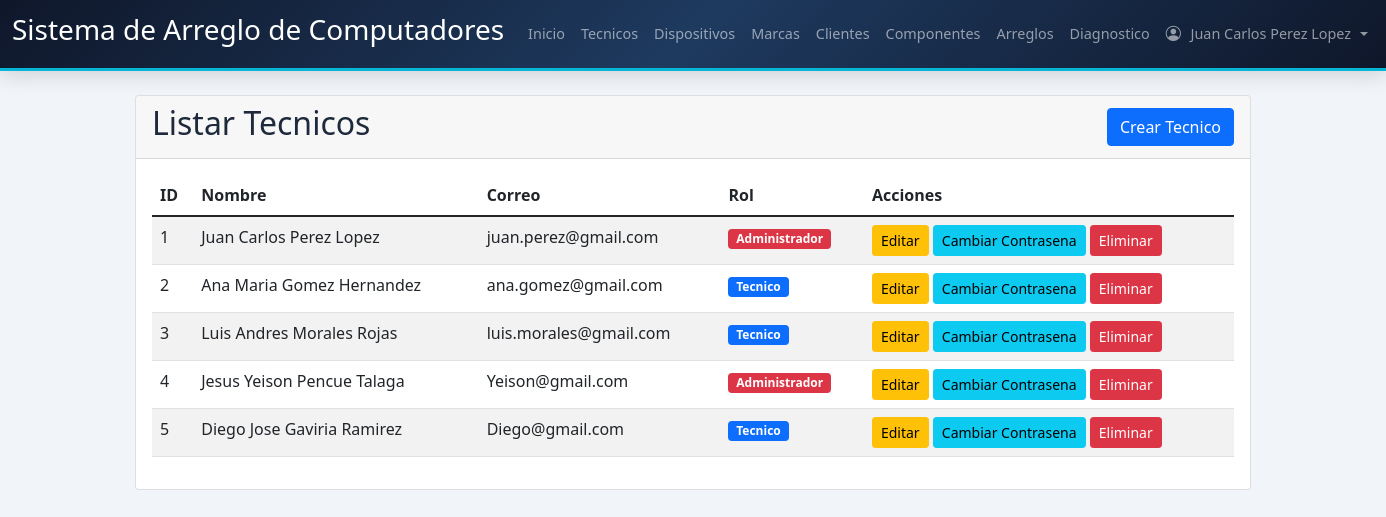
The app's page /Codigo/tecnicos.php (signed in), older data.
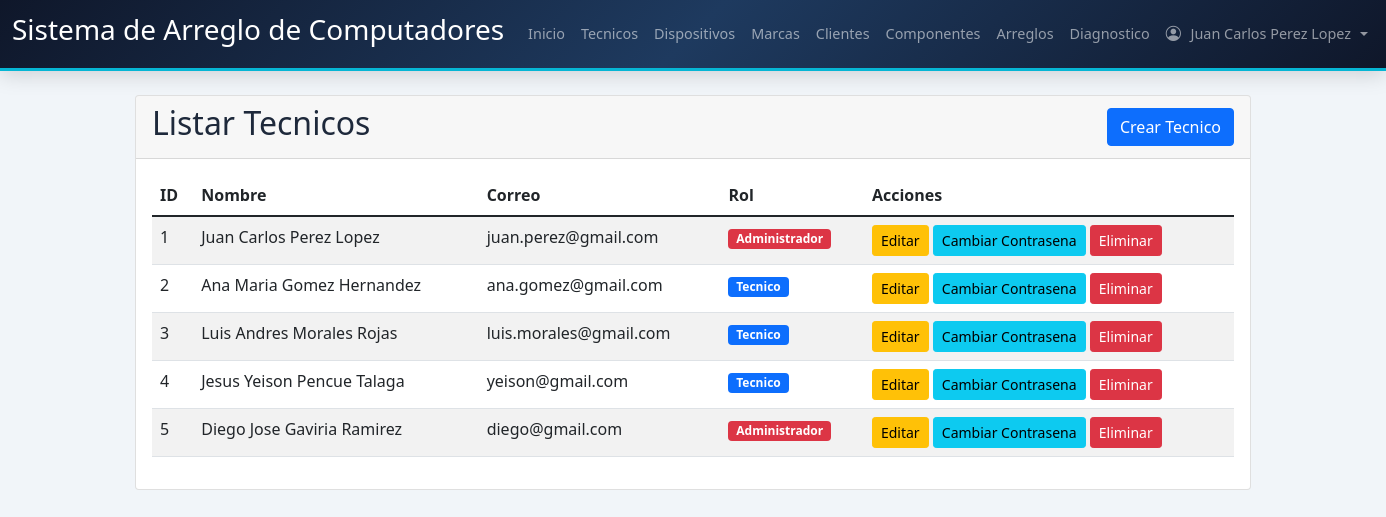
The same page, newer data.
### tables this page shows
CREATE TABLE Tecnico (
  idTecnico INT NOT NULL AUTO_INCREMENT,
  Nombre_Tecnico VARCHAR(100) NOT NULL, 
  Correo VARCHAR(100) NOT NULL UNIQUE, 
  Contraseña VARCHAR(255) NOT NULL, 
  Rol_idRol INT NOT NULL, 
  PRIMARY KEY (idTecnico),
  CONSTRAINT fk_Tecnico_Rol FOREIGN KEY (Rol_idRol) REFERENCES Rol(idRol)
);

CREATE TABLE Rol (
  idRol INT NOT NULL AUTO_INCREMENT,
  Nombre_Rol VARCHAR(45) NOT NULL,
  PRIMARY KEY (idRol)
);

### Codigo/tecnicos.php (the view, shortened to what this page needs)
<?php
include("conexion.php");
function obtenerTecnicos($conn) {
    $sql = "SELECT u.*, r.Nombre_Rol FROM Tecnico u LEFT JOIN Rol r ON u.Rol_idRol = r.idRol";
    $result = $conn->query($sql);
    return $result->fetch_all(MYSQLI_ASSOC);
}
$tecnicos = obtenerTecnicos($conn);
?>
<!DOCTYPE html>
<html lang="es">
<head>
    <link href="https://cdn.jsdelivr.net/npm/bootstrap@5.1.3/dist/css/bootstrap.min.css" rel="stylesheet">
    <link href="https://cdn.jsdelivr.net/npm/bootstrap-icons@1.11.3/font/bootstrap-icons.min.css" rel="stylesheet">
    <link href="estils.css" rel="stylesheet">
</head>
<body>
    <?php include 'navbar.php'; ?>
    <div class="container mt-4">
        <div class="card">
            <div class="card-header d-flex justify-content-between align-items-center">
                <h2>Listar Tecnicos</h2>
                <button type="button" class="btn btn-primary" data-bs-toggle="modal" data-bs-target="#crearTecnicoModal">
                    Crear Tecnico
                </button>
            </div>
            <div class="card-body">
                <div class="table-responsive">
                    <table class="table table-striped">
                        <thead>
                            <tr>
                                <th>ID</th>
                                <th>Nombre</th>
                                <th>Correo</th>
                                <th>Rol</th>
                                <th>Acciones</th>
                            </tr>
                        </thead>
                        <tbody>
                            <?php foreach ($tecnicos as $tecnico): ?>
                            <tr>
                                <td><?php echo $tecnico['idTecnico']; ?></td>
                                <td><?php echo htmlspecialchars($tecnico['Nombre_Tecnico']); ?></td>
                                <td><?php echo htmlspecialchars($tecnico['Correo']); ?></td>
                                <td>
                                    <span class="badge bg-<?php echo ($tecnico['Nombre_Rol'] === 'Administrador') ? 'danger' : 'primary'; ?>">
                                        <?php echo htmlspecialchars($tecnico['Nombre_Rol']); ?>
                                    </span>
                                </td>
                                <td>
                                    <button type="button" class="btn btn-sm btn-warning" data-bs-toggle="modal" data-bs-target="#editarTecnicoModal<?php echo $tecnico['idTecnico']; ?>">
                                        Editar
                                    </button>
                                    <button type="button" class="btn btn-sm btn-info" data-bs-toggle="modal" data-bs-target="#resetPassModal<?php echo $tecnico['idTecnico']; ?>">
                                        Cambiar Contrasena
                                    </button>
                                    <a href="?eliminar=<?php echo $tecnico['idTecnico']; ?>" class="btn btn-sm btn-danger" onclick="return confirm('¿Estas seguro?')">Eliminar</a>
                                </td>
                            </tr>
                            <?php endforeach; ?>
                        </tbody>
                    </table>
                </div>
            </div>
        </div>
    </div>
</body>
</html>

Row changes from the older to the newer data that the page shows:
changed tecnico "Jesus Yeison Pencue Talaga": Correo "Yeison@gmail.com" → "yeison@gmail.com"; Rol_idRol.Nombre_Rol "Administrador" → "Tecnico"
changed tecnico "Diego Jose Gaviria Ramirez": Correo "Diego@gmail.com" → "diego@gmail.com"; Rol_idRol.Nombre_Rol "Tecnico" → "Administrador"
